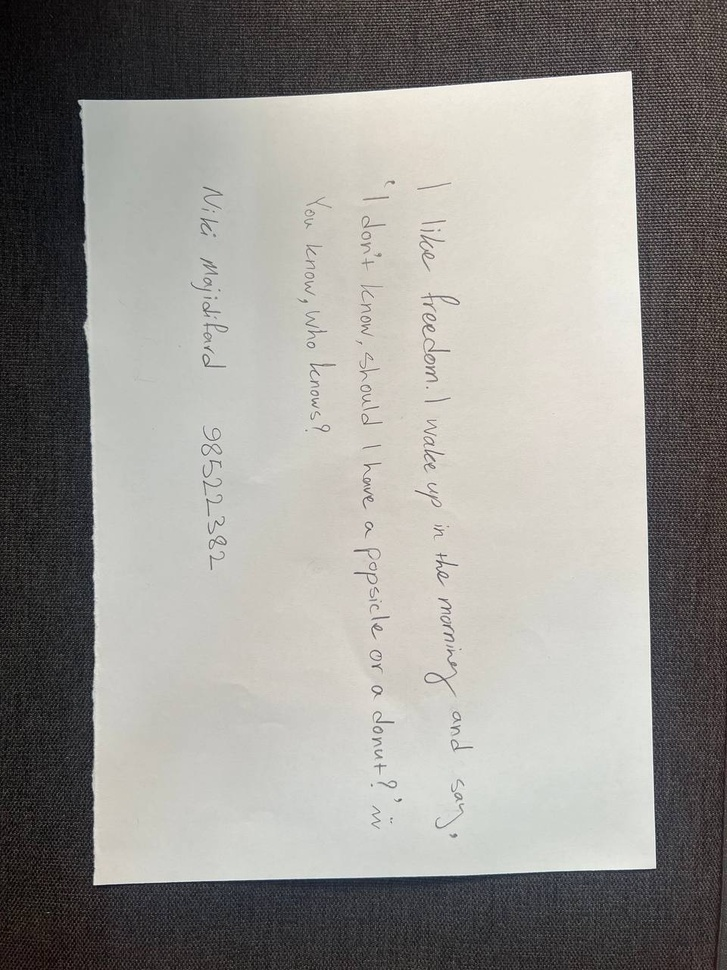
#> input picture HW3/Answers/images/Q4/example.jpg, 727 x 970 px, shrunk from 960 x 1280 before the run
$ jupyter execute Q4.ipynb
#> lines starting #> are read from the running program, lines starting #| are printed output that depends on the picture; after the words box and inside, x2 and y2 are one past the last pixel; in counts of white or black regions, pixels touching at a corner belong together
<h1>
<font color="#ff2e2e">
CamScanner
</font>
</h1>

[cell 1]
import cv2
import numpy as np
import matplotlib.pyplot as plt
import os

<h3><font color = "#079e05"> Utilities </font></h3>

[cell 2]
def imshow(im):
    width, height, *channels = im.shape
    if channels:
        # By default, OpenCV tends to work with images in the BGR format.
        # This is due to some outdated practices, but it has been left in the library.
        # We can iterate the channels in reverse order to get an RGB image.
        plt.imshow(im[:,:,::-1])
    else:
        plt.imshow(im, cmap='gray')
    plt.axis('off')

[cell 3]
def reorder(vertices):
    # OpenCV *prefers* if we use `np.float32`.
    reordered = np.zeros_like(vertices, dtype=np.float32)
    add = vertices.sum(1)
    reordered[0] = vertices[np.argmin(add)]
    reordered[2] = vertices[np.argmax(add)]
    diff = np.diff(vertices, axis=1)
    reordered[1] = vertices[np.argmin(diff)]
    reordered[3] = vertices[np.argmax(diff)]
    return reordered

<h3><font color = "#079e05"> Image </font></h3>

[cell 4]
im = cv2.imread('images/Q4/example.jpg')
#> im is the input picture: shape (970, 727, 3); mean B, G, R 143.5, 147.5, 149.8
width, height, *channels = im.shape
#> width = 970; height = 727; channels = [3]
imshow(im)

<h3><font color = "#079e05"> Process </font></h3>

[cell 5]
def to_grayscale(im):

    gray_img = cv2.cvtColor(im, cv2.COLOR_BGR2GRAY)

    return gray_img
grayscale = to_grayscale(im)
imshow(grayscale)

[cell 6]
def blur(im):
    blur = cv2.GaussianBlur(im, (15,15), 0)
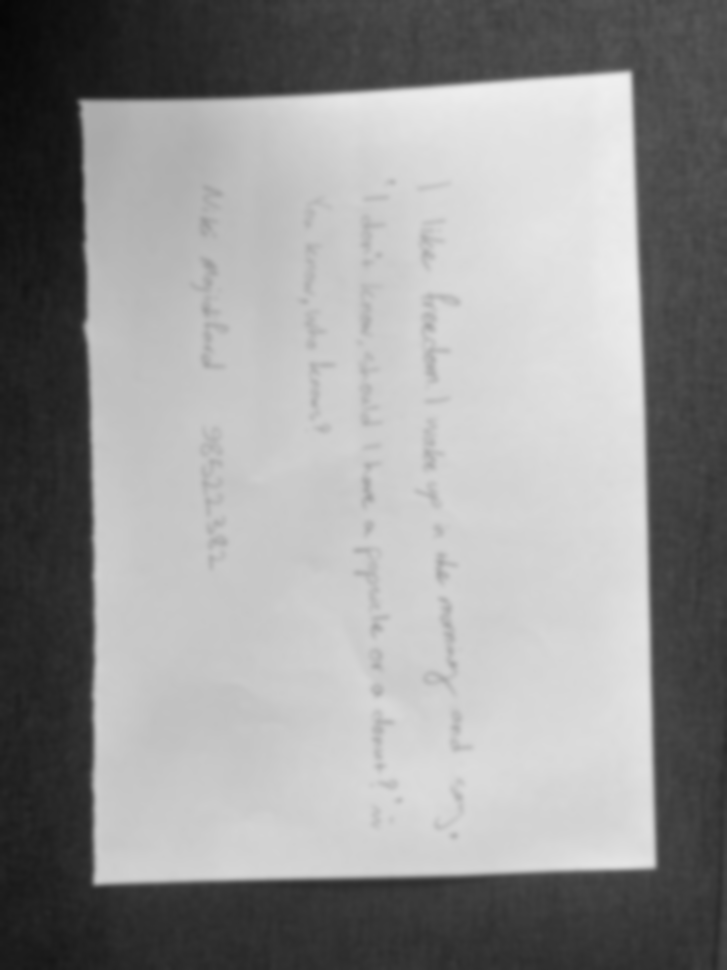
#> blur: shape (970, 727); min 6, max 239, mean 147.8
    return blur
blurred = blur(grayscale)
imshow(blurred)

[cell 7]
def to_edges(im):

    edges = cv2.Canny(im, 100, 150)
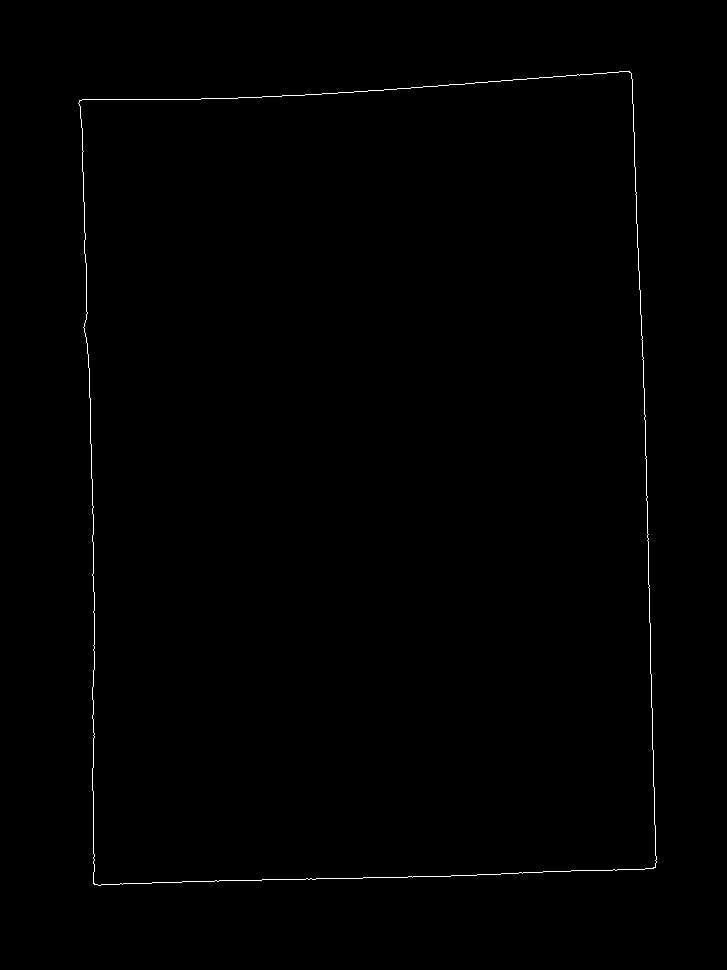
#> edges: shape (970, 727); 0.38% white in thin lines or dots, all inside (x1, y1, x2, y2) = (78, 71, 657, 886)
    return edges
edges = to_edges(blurred)
imshow(edges)

[cell 8]
def find_vertices(im):
    #contour

    contours, hierarchy = cv2.findContours(im, cv2.RETR_TREE, cv2.CHAIN_APPROX_SIMPLE)
#> contours = 2 contours; box (x1, y1, x2, y2) and area: (78, 71, 657, 886) 437656, (78, 71, 657, 886) 437651

    final = []
    maxx = 0
    for c in contours:
        area = cv2.contourArea(c)
        perimeter =  cv2.arcLength(c, True)
        approx = cv2.approxPolyDP(c,  0.02 * perimeter, True)
        if len(approx) == 4:
            if area > maxx:
                final = approx
                maxx = area
#> this loop made 2 passes
#> (area, perimeter, final, maxx) on pass 1: (437655.5, 2761.8, [[629, 71], [79, 100], [94, 884], [655, 867]], 437655.5)
#> (area, perimeter, approx) on pass 2: (437651, 2760.1, [[630, 72], [655, 866], [95, 884], [79, 101]])
#> after the loop, maxx = 437655.5

    vertices = []
    for item in final:
        vertices.append(item[0])
#> this loop made 4 passes
#> item on passes 1 to 4: [[629, 71]], [[79, 100]], [[94, 884]], [[655, 867]]
#> after the loop, vertices = [[629, 71], [79, 100], [94, 884], [655, 867]]

    vertices = np.float32([vertices[0],vertices[1],vertices[2],vertices[3]])
    return vertices

[cell 9]
imshow(im)

vertices = find_vertices(edges)
#> vertices = [[629, 71], [79, 100], [94, 884], [655, 867]]

plt.scatter([x for x, y in vertices], [y for x, y in vertices])
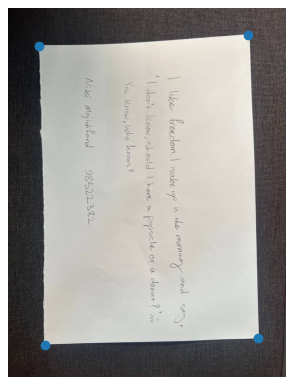
#> figure drawn by matplotlib, 1 panel

[cell 10]
def crop_out(im, vertices):
    # Your code goes here.

    target = np.float32([[0,0],[0,height],[width, height],[width,0]])
#> target = [[0, 0], [0, 727], [970, 727], [970, 0]]


    transform = cv2.getPerspectiveTransform(vertices, target)  # get the top or bird eye view effect
#> transform = [[0.0667, 1.27, -131.9], [-1.33, 0.0433, 830.9], [3e-05, 2.41e-05, 1]]
    return cv2.warpPerspective(im, transform, (width, height))
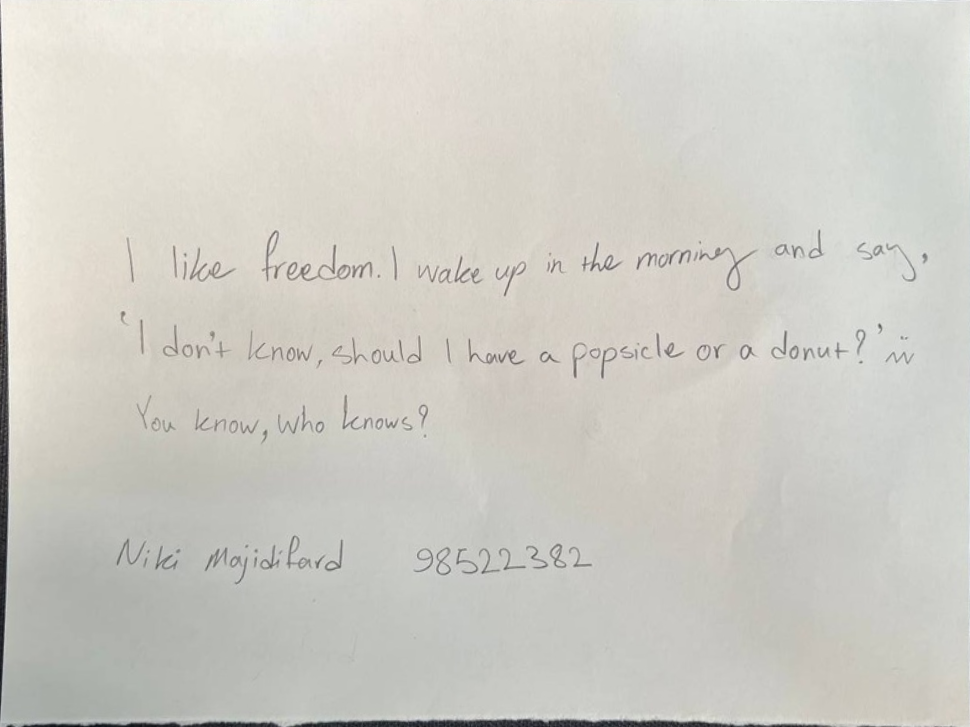
#> returned value: shape (727, 970, 3); mean of channels 0, 1, 2 197.6, 204.8, 206.4; drawn as B, G, R

[cell 11]
def enhancement(image):
    alpha = 1.2
    beta = 1.4
    adjusted = cv2.convertScaleAbs(image, alpha=alpha, beta=beta)
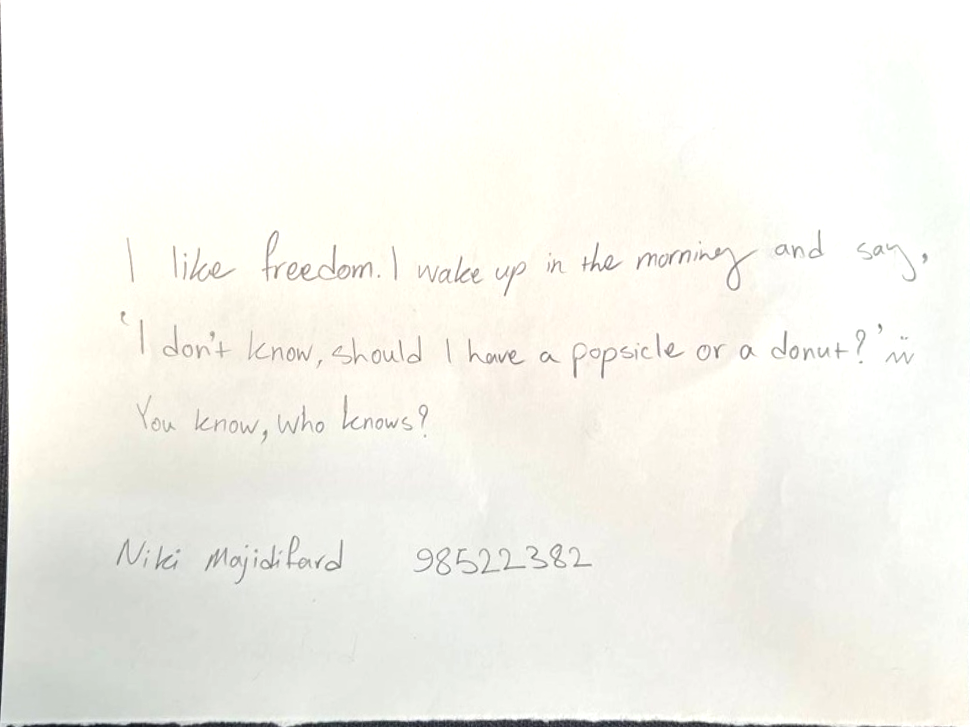
#> adjusted: shape (727, 970, 3); mean B, G, R 237.4, 243.4, 244.1
    return  cv2.detailEnhance(adjusted, sigma_s=10, sigma_r=0.15)
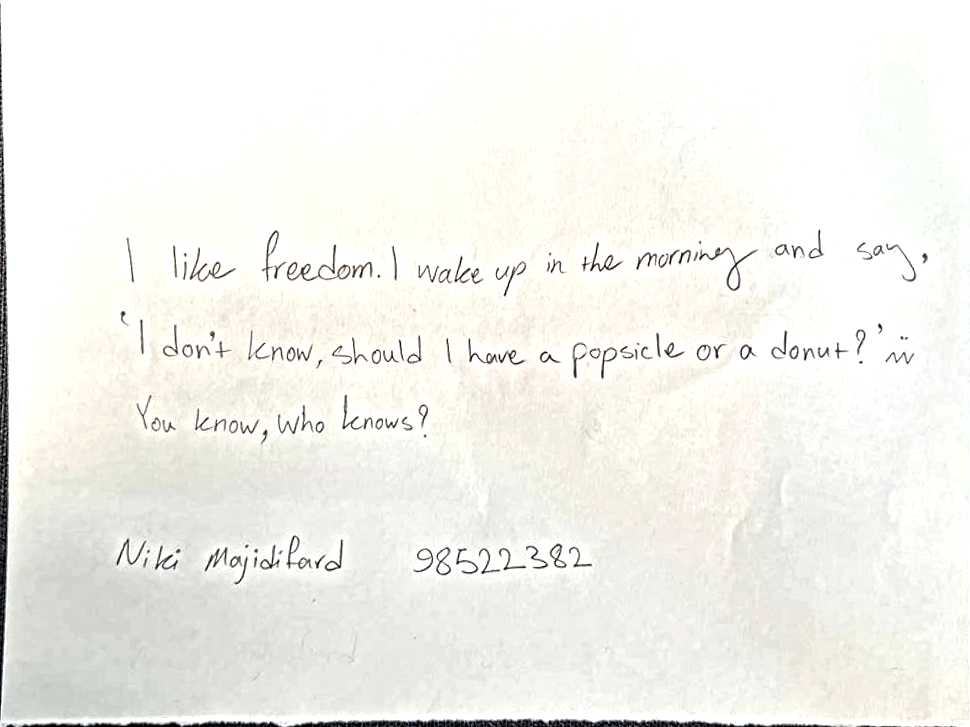
#> returned value: shape (727, 970, 3); mean of channels 0, 1, 2 237.4, 242.8, 243.3; drawn as B, G, R

[cell 12]
cropped = crop_out(im, vertices)
enhanced = enhancement(cropped)
imshow(cropped)

<h3><font color = "#079e05"> Show the result </font></h3>

[cell 13]
imshow(enhanced)
